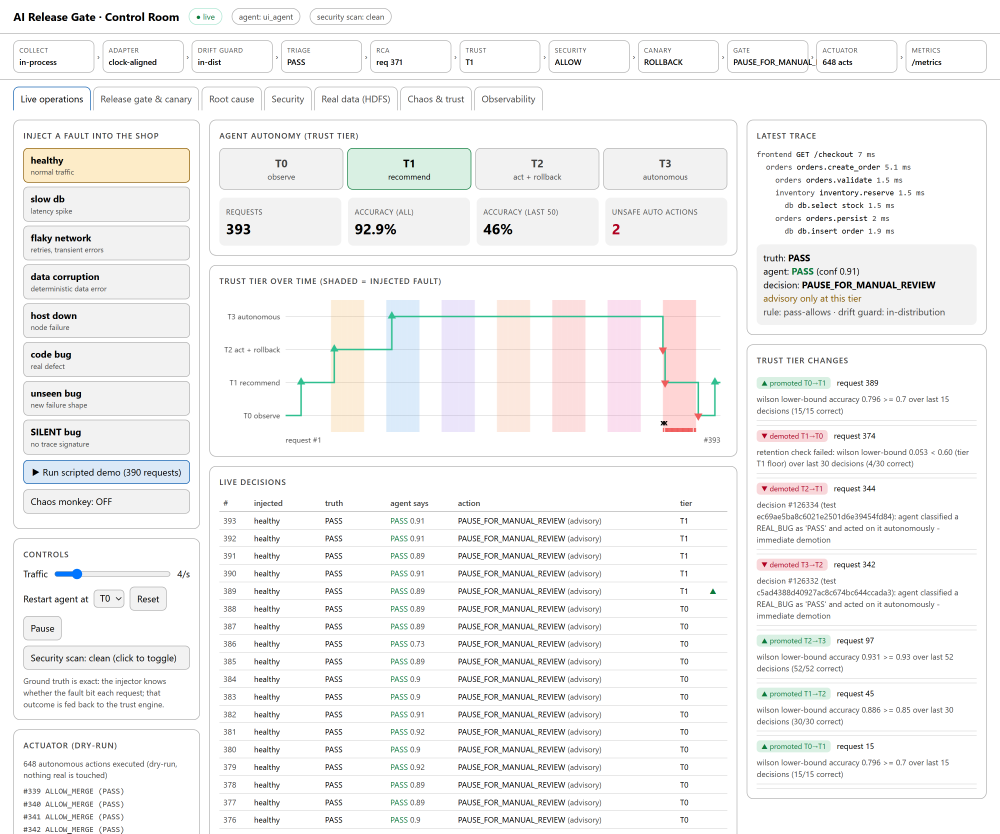
#> input picture thesis/shots/live.png, 3000 x 2500 px (shown at 1/3 size)
$ python prep_images.py
#> lines starting #> are read from the running program, lines starting #| are printed output that depends on the picture
"""Crop the dashboard screenshots into the figures used by Chapter 5."""
from pathlib import Path

from PIL import Image

HERE = Path(__file__).resolve().parent
S, F = HERE / "shots", HERE / "figures"

crops = {"ui_live.png": ("live.png", (630, 360, 2210, 1380)),
         "ui_gate.png": ("gate.png", (30, 360, 1490, 1230)),
         "ui_hdfs.png": ("hdfs.png", (30, 360, 1490, 1460))}
for out, (src, box) in crops.items():
    Image.open(S / src).convert("RGB").crop(box).save(F / out)
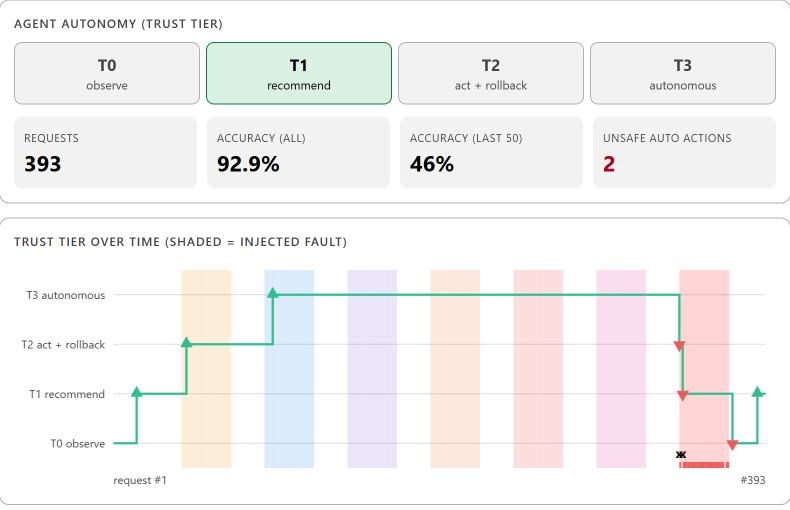
#> saved as ui_live.png: PIL image 1580x1020 RGB (shown at 1/2 size); mean R, G, B 244.6, 243.1, 242.9
    print(out, Image.open(F / out).size)
#> pass 2 of the loop `for out, (src, box) in crops.items():`:
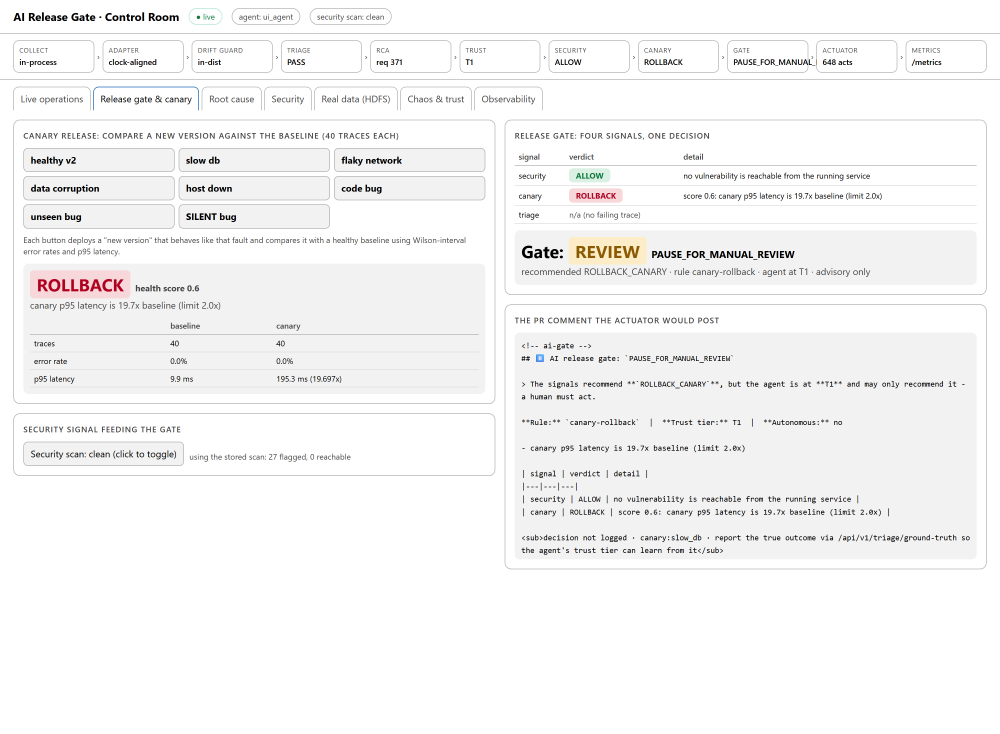
#> input picture thesis/shots/gate.png, 3000 x 2200 px (shown at 1/3 size)
#> `Image.open(S / src).convert("RGB").crop(box).save(F / out)`:
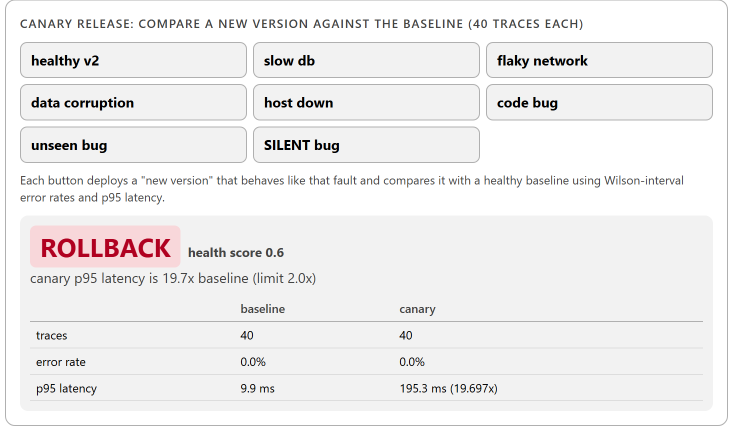
#> saved as ui_gate.png: PIL image 1460x870 RGB (shown at 1/2 size); mean R, G, B 240, 238.8, 239
#> pass 3 of the loop `for out, (src, box) in crops.items():`:
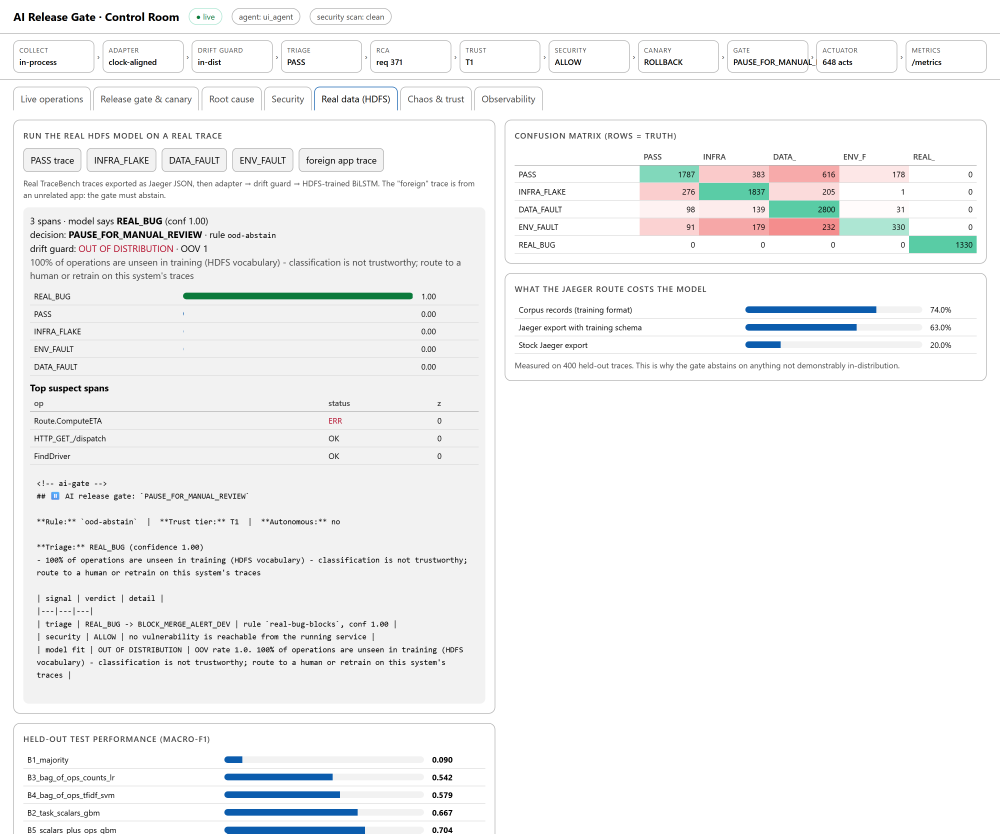
#> input picture thesis/shots/hdfs.png, 3000 x 2500 px (shown at 1/3 size)
#> `Image.open(S / src).convert("RGB").crop(box).save(F / out)`:
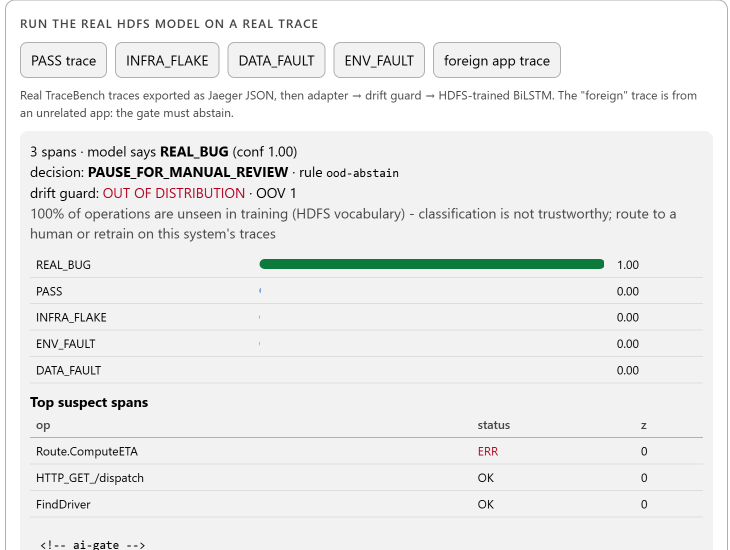
#> saved as ui_hdfs.png: PIL image 1460x1100 RGB (shown at 1/2 size); mean R, G, B 236.4, 237.2, 236.7
